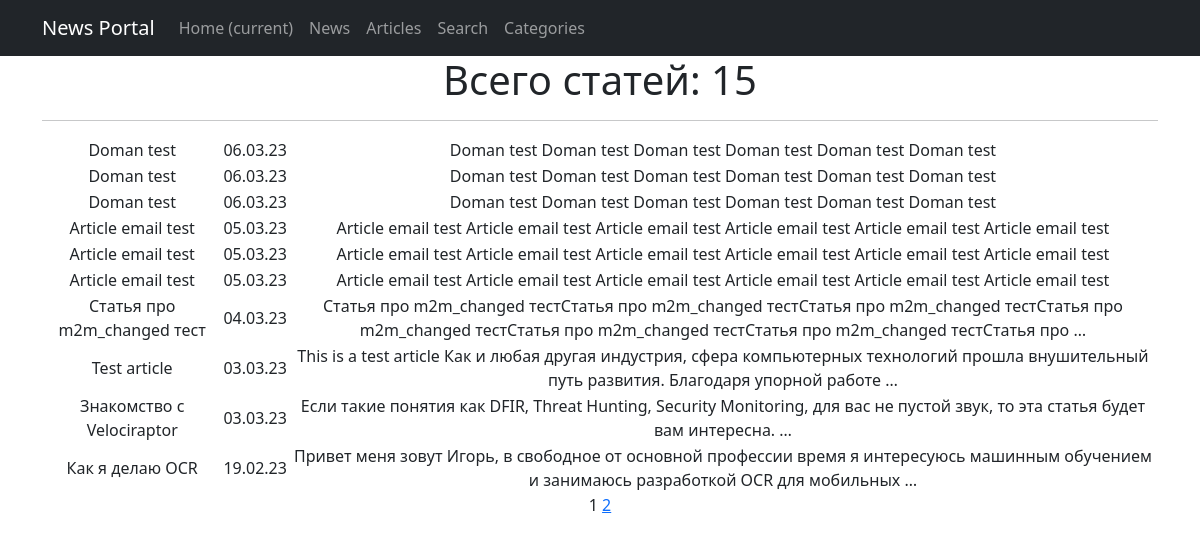
The page /posts/articles/ on the database as committed earlier.
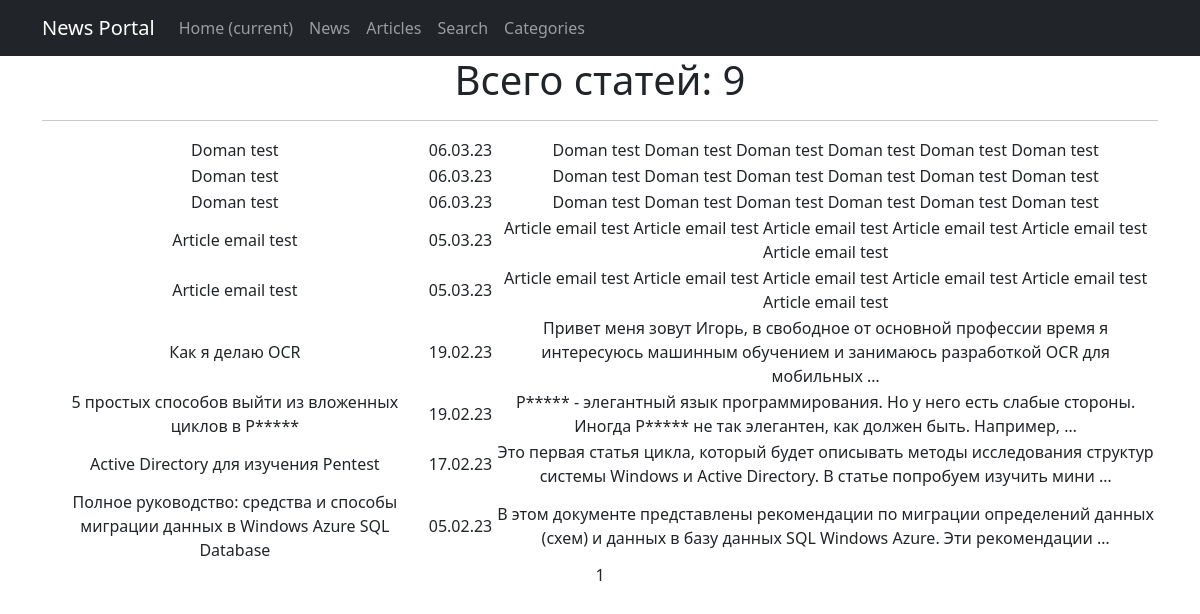
The same page on the database as committed later.
### news/models.py (models this page shows, shortened)
class Post(models.Model):
    type = models.CharField(max_length=1, choices=TYPES, default=article)
    created_on = models.DateTimeField(auto_now_add=True)
    title = models.CharField(max_length=255)
    text = models.TextField()
    rating = models.IntegerField(default=0)
    author = models.ForeignKey(Author, on_delete=models.CASCADE)
    categories = models.ManyToManyField(Category, through='PostCategory')

### news/views.py (the view)
# urls.py: path('articles/', ArticlesList.as_view(), name='articles_list'),
class ArticlesList(ListView):
    model = Post
    queryset = Post.objects.filter(type='A')
    ordering = '-created_on'
    template_name = 'articles.html'
    context_object_name = 'articles'
    paginate_by = 10
    def get_context_data(self, **kwargs):
        context = super().get_context_data(**kwargs)
        context['num_of_articles'] = len(Post.objects.filter(type='A'))
        return context

### news/templatetags/custom_filters.py (called while the page is built)
@register.filter()
def censor(text: str):
    if type(text) is not str:
        raise ValueError('censor filter only accepts str values')
    for word in UNDESIRABLE_WORDS:
        text = text.replace(word, f"{word[0]}{'*'*(len(word)-1)}")
        word = word.title()
        text = text.replace(word, f"{word[0]}{'*'*(len(word)-1)}")
    return text

### templates/articles.html (shortened to what this page needs)
{% extends 'flatpages/default.html' %}
{% load custom_filters %}
{% block content %}
<h1>Всего статей: {{ num_of_articles }}</h1>
<hr>
<table>
    {% for post in articles %}
    <tr>
        <td>{{ post.title|censor }}</td>
        <td>{{ post.created_on|date:'d.m.y' }}</td>
        <td>{{ post.text|censor|truncatewords:20 }}</td>
    </tr>
    {% endfor %}
</table>
{{ page_obj.number }}
{% if page_obj.has_next %}
    <a href="?page={{ page_obj.next_page_number }}">{{ page_obj.next_page_number }}</a>
{% endif %}
{% endblock content %}

Rows that differ between the two databases and show on the page:
removed Post: title|censor "Article email test", created_on "05.03.23", text|censor "Article email test Article email test Article email test Article email test Article email test Article email test"
removed Post: title|censor "Статья про m2m_changed тест", created_on "04.03.23", text|censor "Статья про m2m_changed тестСтатья про m2m_changed тестСтатья про m2m_changed тестСтатья про m2m_changed тестСтатья про m2m_changed тестСтатья про m2m_changed тестСтатья про …"
removed Post: title|censor "Test article", created_on "03.03.23", text|censor "This is a test article Как и любая другая индустрия, сфера компьютерных технологий прошла внушительный путь развития. Благодаря упорной работе …"
removed Post: title|censor "Знакомство с Velociraptor", created_on "03.03.23", text|censor "Если такие понятия как DFIR, Threat Hunting, Security Monitoring, для вас не пустой звук, то эта статья будет вам интересна. …"
now on this page (row unchanged): Post: title|censor "5 простых способов выйти из вложенных циклов в P*****", created_on "19.02.23", text|censor "P***** - элегантный язык программирования. Но у него есть слабые стороны. Иногда P***** не так элегантен, как должен быть. Например, …"
now on this page (row unchanged): Post: title|censor "Active Directory для изучения Pentest", created_on "17.02.23", text|censor "Это первая статья цикла, который будет описывать методы исследования структур системы Windows и Active Directory. В статье попробуем изучить мини …"
now on this page (row unchanged): Post: title|censor "Полное руководство: средства и способы миграции данных в Windows Azure SQL Database", created_on "05.02.23", text|censor "В этом документе представлены рекомендации по миграции определений данных (схем) и данных в базу данных SQL Windows Azure. Эти рекомендации …"
Other text that changed with them:
{{ num_of_articles }}: "15" → "9"
{{ page_obj.next_page_number }}: "2" → (not shown)
